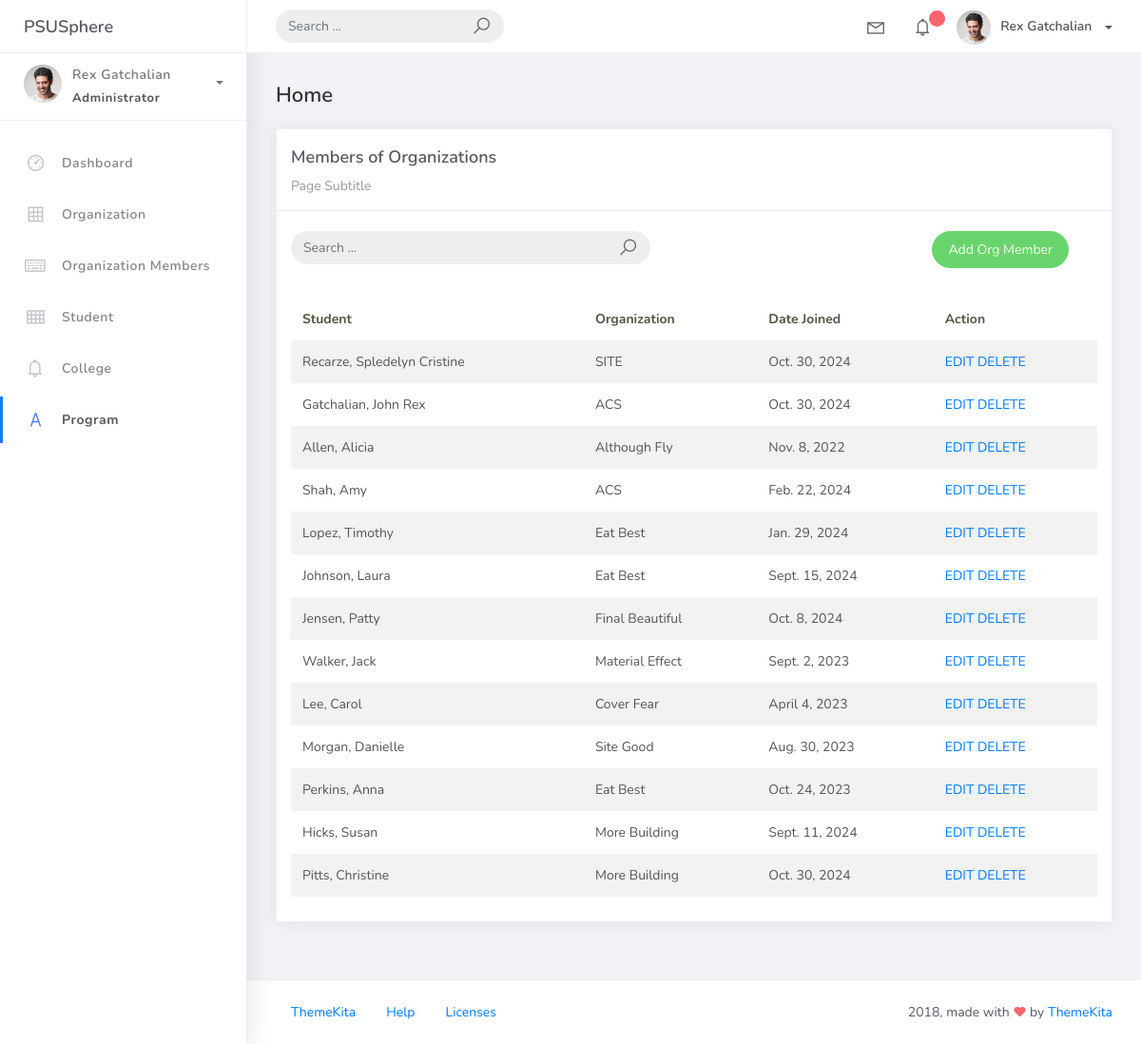
The page /org_mem/ on the database as committed earlier.
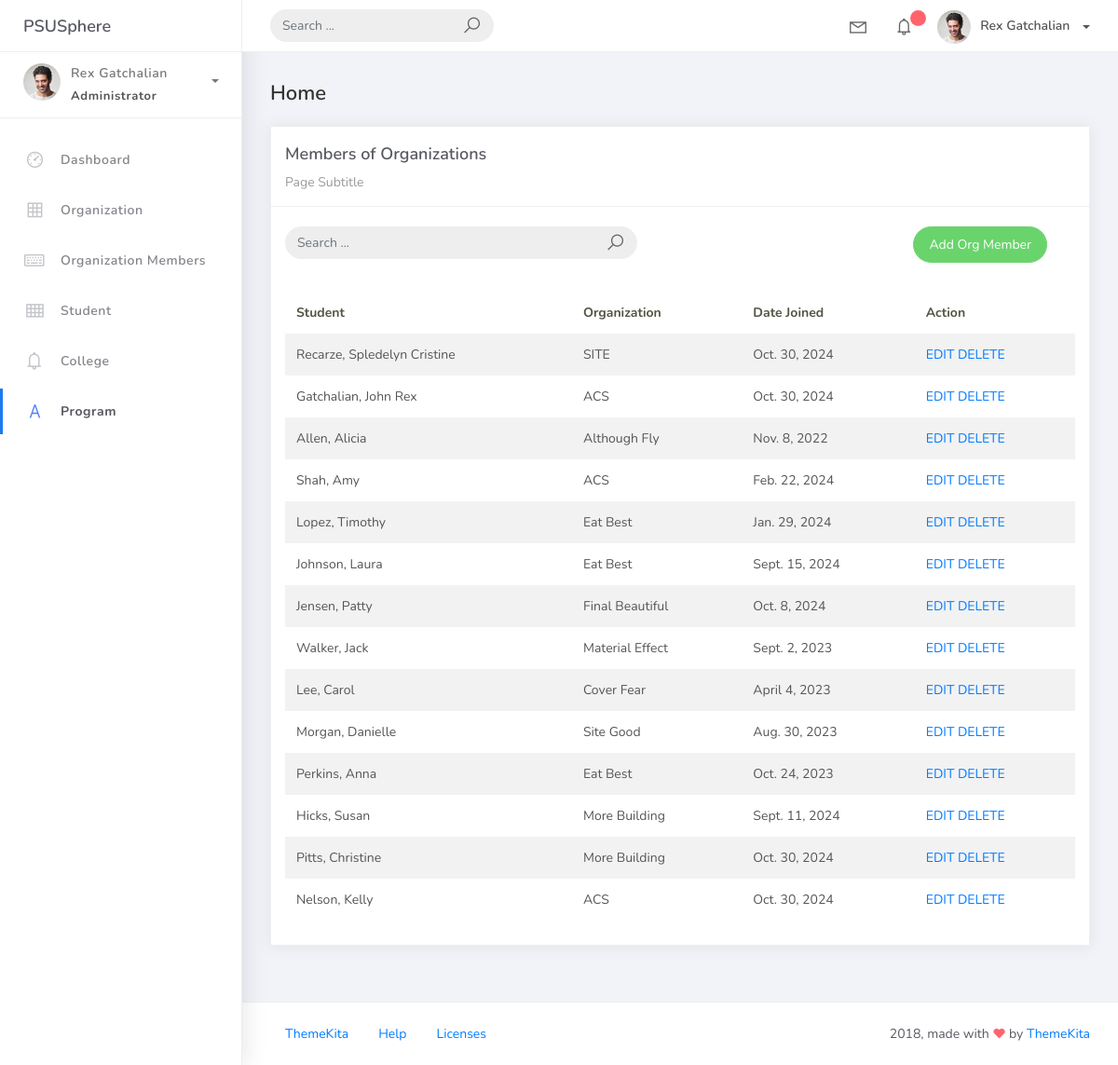
The same page on the database as committed later.
### psusphere/models.py (models this page shows, shortened)
class BaseModel(models.Model):
    created_at = models.DateTimeField(auto_now_add=True, db_index=True)
    updated_at = models.DateTimeField(auto_now=True)
    class Meta:
        abstract = True

class OrgMember(BaseModel):
    student = models.ForeignKey(Student, on_delete=models.CASCADE)
    organization = models.ForeignKey(Organization, on_delete=models.CASCADE)
    date_joined = models.DateField()

class Student(BaseModel):
    student_id = models.CharField(max_length=15)
    lastname = models.CharField(max_length=25)
    firstname = models.CharField(max_length=25)
    middlename = models.CharField(max_length=25, blank=True, null=True)
    program = models.ForeignKey(Program, on_delete=models.CASCADE)
    college = models.ForeignKey(College, on_delete=models.CASCADE, default=1)
    def __str__(self):
        return f"{self.lastname}, {self.firstname}"

class Organization(BaseModel):
    name = models.CharField(max_length=250)
    college = models.ForeignKey(College, null=True, blank=True, on_delete=models.CASCADE)
    description = models.CharField(max_length=500)
    def __str__(self):
        return self.name

### psusphere/views.py (the view)
# urls.py: path('org_mem/', OrgMemberList.as_view(), name="org_mem"),
class OrgMemberList(ListView):
    model = OrgMember
    context_object_name = "org_mem"
    template_name = "org_mem.html"
    paginated = 2
    def get_queryset(self, *args, **kwargs):
        qs = super(OrgMemberList, self).get_queryset(*args, **kwargs)
        if self.request.GET.get('q') != None:
            query = self.request.GET.get('q')
            qs = qs.filter(
                Q(organization__name__icontains=query)|
                Q(date_joined__icontains=query)
                )
        return qs

### projectsite/templates/org_mem.html (shortened to what this page needs)
{% extends 'base.html' %}
{% load static %}
{% block content %}
<div class="content">
    <div class="container-fluid">
        <h4 class="page-title">Home</h4>
        <div class="row">
            <div class="col-md-12">
                <div class="card">
                    <div class="card-header">
                        <div class="card-title">Members of Organizations</div>
                        <div class="card-category">Page Subtitle</div>
                    </div>
                    <br>
                    <div class="col-md-12 row">
                        <div class="col-md-6">
                            <form class="navbar-left navbar-form nav-search mr-md-3" action="{% url 'org_mem' %}">
                                <div class="input-group">
                                    <input type="text" placeholder="Search ..." class="form-control" name="q" value="{{request.GET.q}}"/>
                                    <div class="input-group-append">
                                        <span class="input-group-text">
                                            <i class="la la-search search-icon"></i>
                                        </span>
                                    </div>
                                </div>
                            </form>
                        </div>
                        <div class="col-md-6">
                            <div class="pull-right">
                                <a href="{% url 'orgmem_add' %}" class="btn btn-success btn-rounded">Add Org Member</a>
                            </div>
                        </div>
                </div>
                    <div class="card-body">
                        <table class="table table-striped mt-3">
                            <thead>
                                <tr>
                                    <th scope="col">Student</th>
                                    <th scope="col">Organization</th>
                                    <th scope="col">Date Joined</th>
                                    <th scope="col">Action</th>
                                </tr>
                            </thead>
                            <tbody>
                                {% for object in object_list %}
                                    <tr>
                                        <td>{{ object.student }}</td>
                                        <td>{{ object.organization }}</td>
                                        <td>{{ object.date_joined }}</td>
                                        <td><a href="#">EDIT</a>
                                            <a href="#">DELETE</a>
                                        </td>
                                    </tr>
                                {% endfor %}
                            </tbody>
                        </table>
                    </div>
                </div>
            </div>
        </div>
    </div>
</div>
{% endblock %}

Rows that differ between the two databases and show on the page:
added OrgMember: student "Nelson, Kelly", organization "ACS", date_joined "Oct. 30, 2024"
